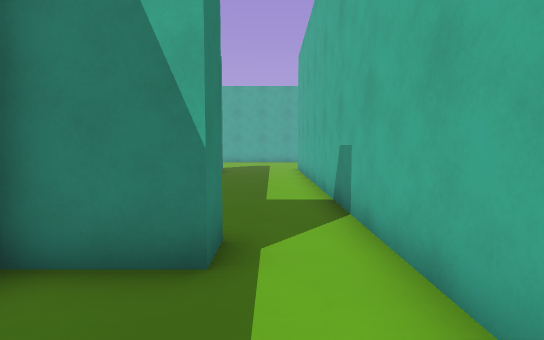
View 1 (above)

20 first-person views from a walk through a level from a Godot 3-D game. The camera is 1.2 m above the floor, tilts 4° down and sees 80° across. The floor is counted in squares, 1 m on a side. Each view is taken from the middle of a square. On the plan, view 1 faces up. The plan holds only what a view shows up to about 14 squares ahead; the rest is blank. The place goes on beyond the plan.

View 2
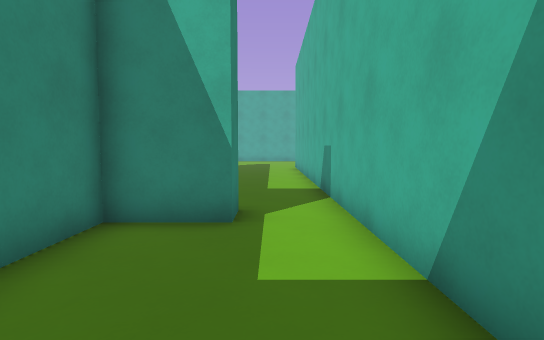

View 3
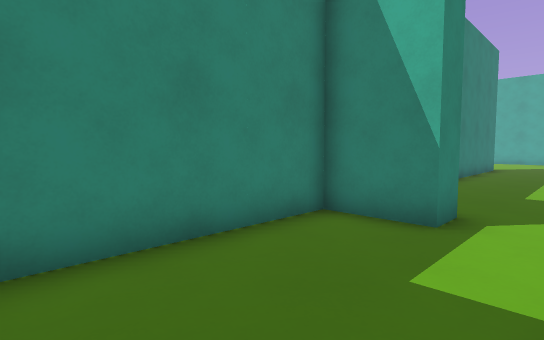

View 4
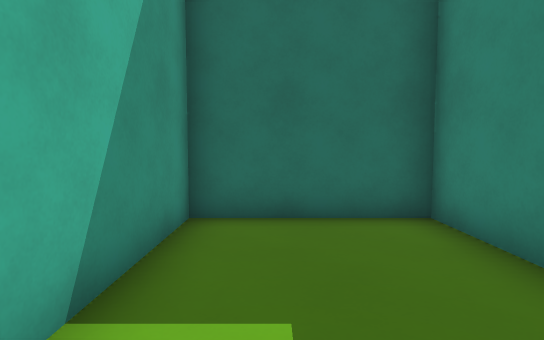

View 5
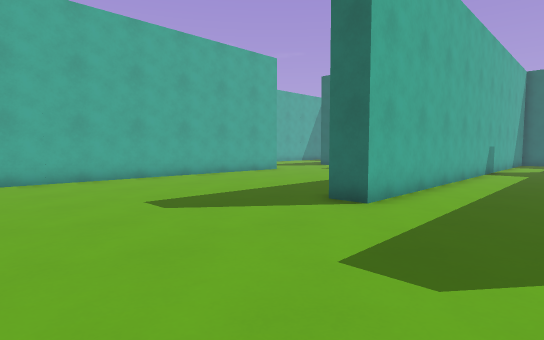

View 6
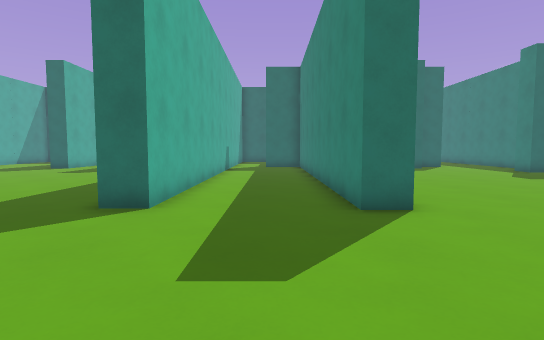

View 7
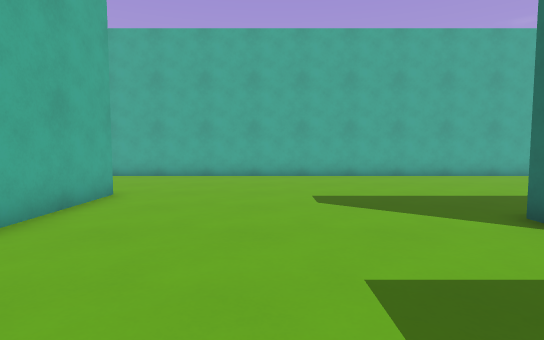

View 8
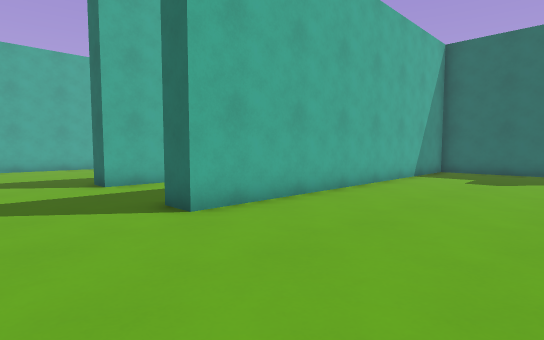

View 9
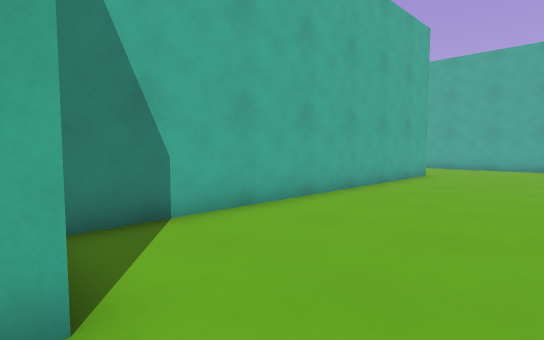

View 10
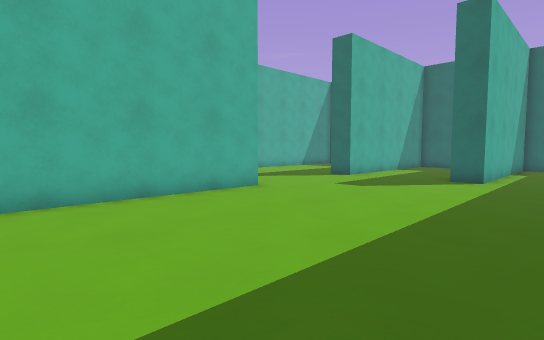

View 11
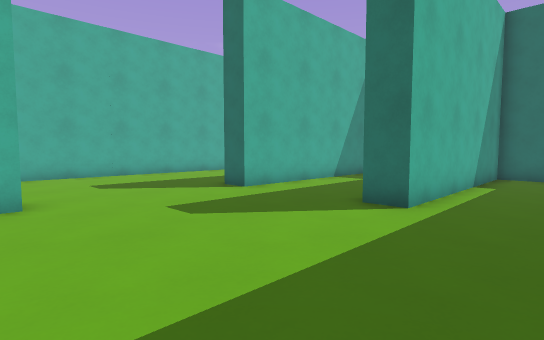

View 12
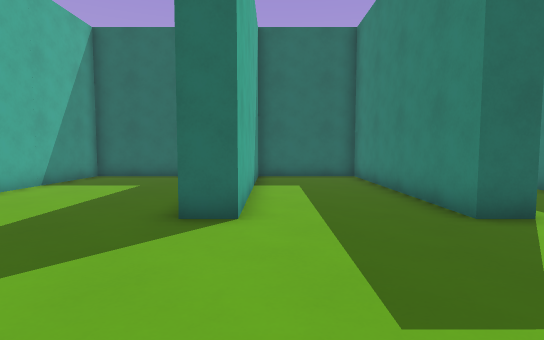

View 13
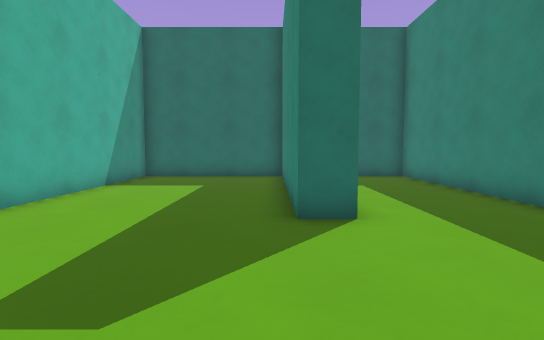

View 14
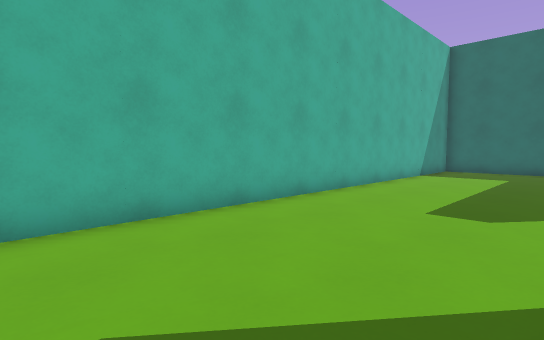

View 15
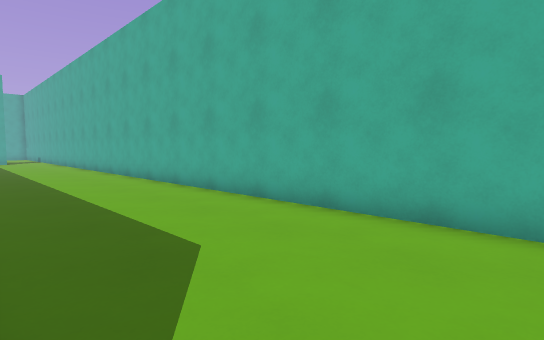

View 16
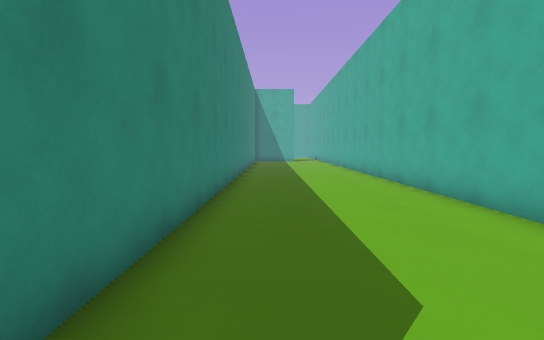

View 17
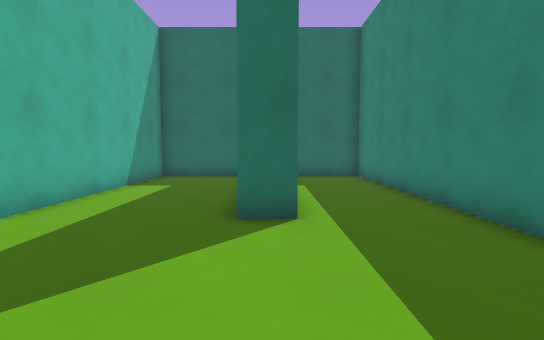

View 18
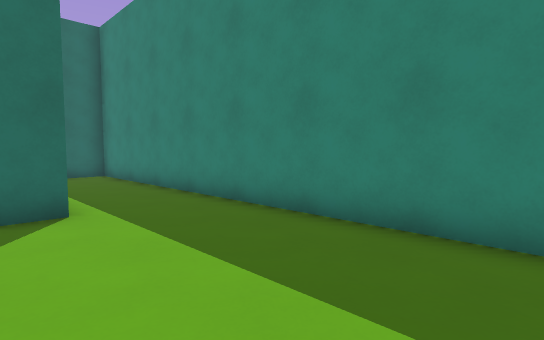

View 19
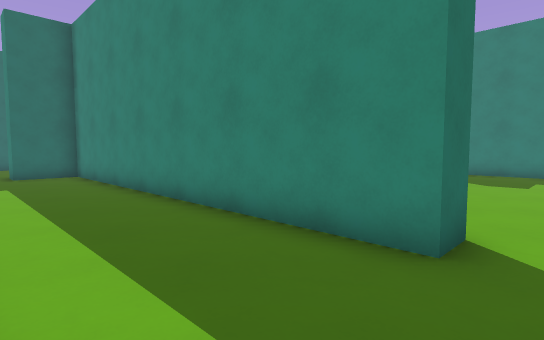

View 20
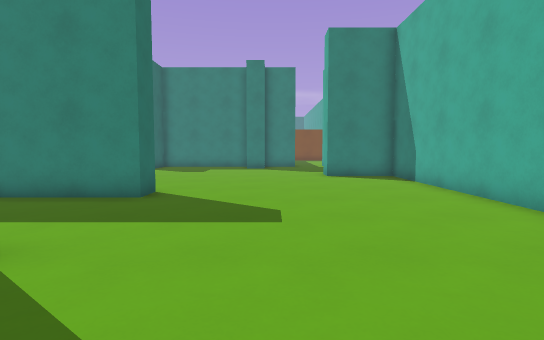

### Floor plan
Points are (right, up) in squares from view 1. A wall is a line through its corners. A room is listed if a view was taken in it or the views show most of it. See-through windows are left out.
Room 1 (views 1, 2, 3)
walls: (-0.6, 3.1) (-2.7, 3.1) (-2.7, -2.4) (1.4, -2.4) (1.4, 2.6)
ways out: opening at (0.5, 3.5) to room 2
Room 2 (views 4, 5, 6, 7, 8, 9, 10, 11, 12, 13, 14, 15, 16, 17, 18, 19, 20)
walls: (2.4, 11.8) (2.4, -2.4) (5.6, -2.4) (5.6, 5.6) (6.6, 5.6) (6.6, -2.4) (10.6, -2.4) (10.6, 5.6) (11.6, 5.6) (11.6, -1.6); (10.6, 11) (10.6, 27.5); (-3.7, 6.4) (-3.7, 17.9) (-2.7, 17.9) (-2.7, 4.1) (-0.6, 4.1) (-0.6, 3.1); (1.4, 2.6) (1.4, 17.9) (2.5, 17.9); (5.2, 26) (-8.5, 26) (-8.5, 23.2); (11.6, 25.9) (11.6, 13.6); (-7.6, 4.1) (-6, 4.1); (11.5, -2.4) (17.3, -2.4) (17.3, 26)
ways out: opening at (0.5, 3.5) to room 1

Positions as (right, up) in squares from view 1, and headings:
1: (0, 0), facing up
2: (0, -2), facing up
3: (1, -2), facing up-left
4: (0, 3), facing down
5: (-2, 24), facing down-right
6: (-1, 24), facing down
7: (-3, 22), facing right
8: (-9, 21), facing down-right
9: (-9, 21), facing up-right
10: (3, 18), facing down-right
11: (3, 12), facing down-right
12: (10, 11), facing down
13: (12, 11), facing down
14: (12, 15), facing down-right
15: (12, 11), facing up-right
16: (13, 12), facing up
17: (6, 11), facing down
18: (7, 12), facing down-left
19: (1, 19), facing down-left
20: (5, 21), facing left
